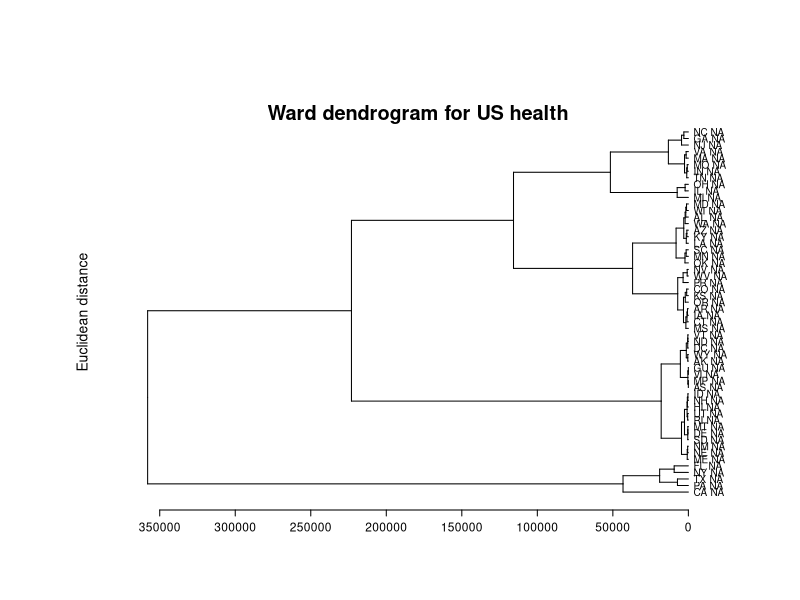
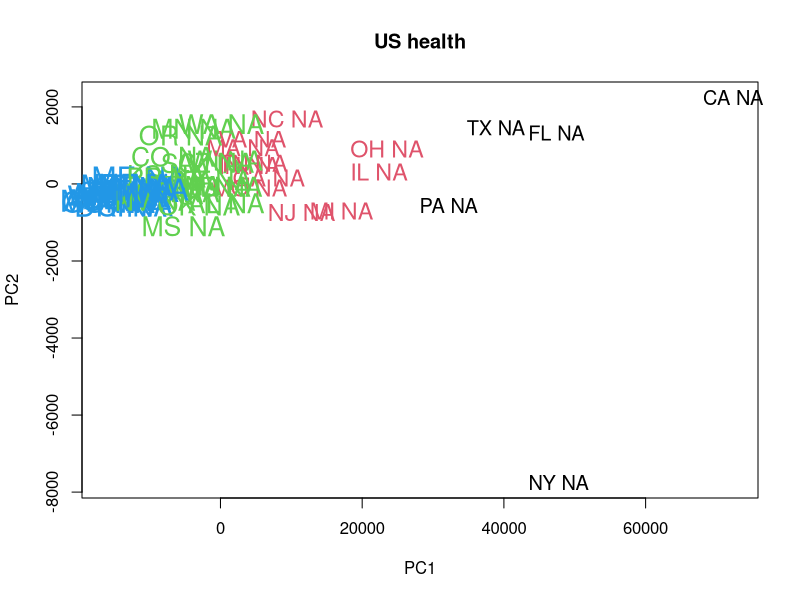

Write R code to recreate these figures, in order.
# clear cache and close windows
rm(list=ls(all=TRUE))
graphics.off()

#setwd("C:/...")        # please change your working directory

ushealth05 = read.csv("ushealth05.csv",sep=",",header=T) # load ushealth data

ush        = ushealth05[order(ushealth05[,20]),] # order data
ushreg     = as.numeric(ush[,20])                # def. region
ushreg[ushreg==1] = 0;ushreg[ushreg==2] = 1;ushreg[ushreg==0] = 2;ushreg[ushreg==3] = 6
ushreg[ushreg==4] = 3;ushreg[ushreg==5] = 4;ushreg[ushreg==6] = 5

lab            = paste(ush[,22],ushreg)
row.names(ush) = lab
D              = dist(ush[,3:12],method="euclidean", p=2) # pairwise "euclidean" distance matrix
# using only the relevant health related causes of death
hc             = hclust(D,"ward") # perform cluster analysis using "ward" agglomeration algorithm
cl             = cutree(hc,4)     # select only 4 clusters

# plot dendrogram
opar       = par(mar=c(2, 5, 4, 2) +  5.5,cex=0.6,cex.axis=1.2,cex.main=2,cex.lab=1.4)
plot(as.dendrogram(hc),horiz=T#,main="Ward dendrogram for US health"
,xlab="",sub="",cex=1.1,ylab="Euclidean distance")
title("Ward dendrogram for US health",line=-0.5)

# perform principal component analysis to show clusters on a 2D set
pr         = prcomp(ush[,3:12])
prx        = t(t(pr$x[,1:2])*(sign(pr$x[1,1:2])))
cl2        = as.numeric(cl) # resetting colours
cl2[cl==1] = 2
cl2[cl==4] = 1
cl2[cl==2] = 3
cl2[cl==3] = 4
# plot principal components and the clusters by colour and size
par(opar)
plot(prx[,1],prx[,2],type="n",main="US health",ylab="PC2",xlab="PC1")
text(prx[,1],prx[,2],lab,xpd=NA,col=as.numeric(cl2),cex=1+0.2*as.numeric(cl2))#+1)

mu.table = rbind(apply(ush[which(cl==1),3:12],2,mean),apply(ush[which(cl==2),3:12],2,mean),apply(ush[which(cl==3),3:12],2,mean),apply(ush[which(cl==4),3:12],2,mean))
